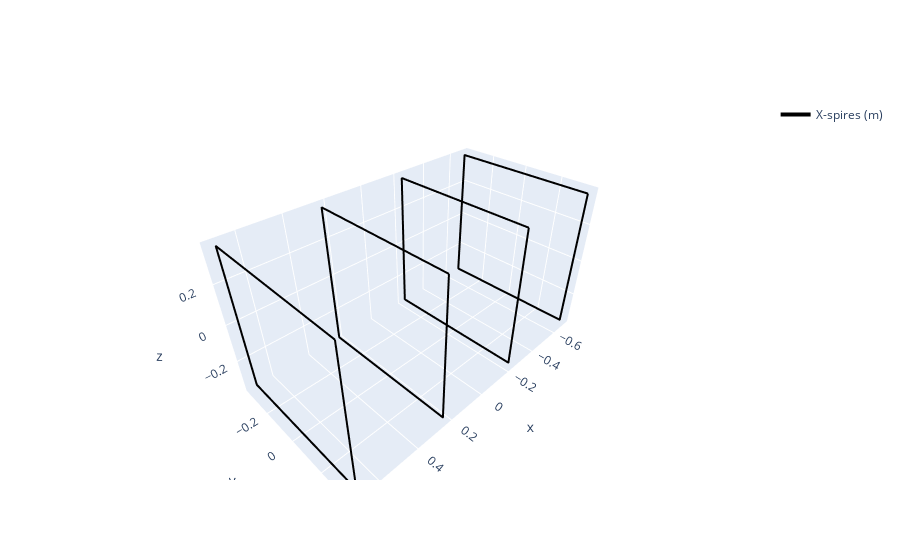

The notebook cell this image was saved under:
### Code cell
f0 = None
f0 = hplot.plot_spires(f0, spires_x_sq, color='black', row=None, col=None)

# Plot the square spires
f0.show()

### Figure 1 — Plotly figure (JSON) as saved in the notebook; plotly's stock layout.template omitted (floating-point values rounded to 4 significant figures; data arrays with more than 128 entries replaced by an {"elided": "..."} marker saying what was removed)
{"data": [{"legendgroup": "X-spires (m)", "line": {"color": "black", "width": 4}, "mode": "lines", "name": "X-spires (m)", "showlegend": true, "type": "scatter3d", "x": {"elided": "400 float values"}, "y": {"elided": "400 float values"}, "z": {"elided": "400 float values"}}, {"legendgroup": "X-spires (m)", "line": {"color": "black", "width": 4}, "mode": "lines", "showlegend": false, "type": "scatter3d", "x": {"elided": "400 float values"}, "y": {"elided": "400 float values"}, "z": {"elided": "400 float values"}}, {"legendgroup": "X-spires (m)", "line": {"color": "black", "width": 4}, "mode": "lines", "showlegend": false, "type": "scatter3d", "x": {"elided": "400 float values"}, "y": {"elided": "400 float values"}, "z": {"elided": "400 float values"}}, {"legendgroup": "X-spires (m)", "line": {"color": "black", "width": 4}, "mode": "lines", "showlegend": false, "type": "scatter3d", "x": {"elided": "400 float values"}, "y": {"elided": "400 float values"}, "z": {"elided": "400 float values"}}], "layout": {}}
